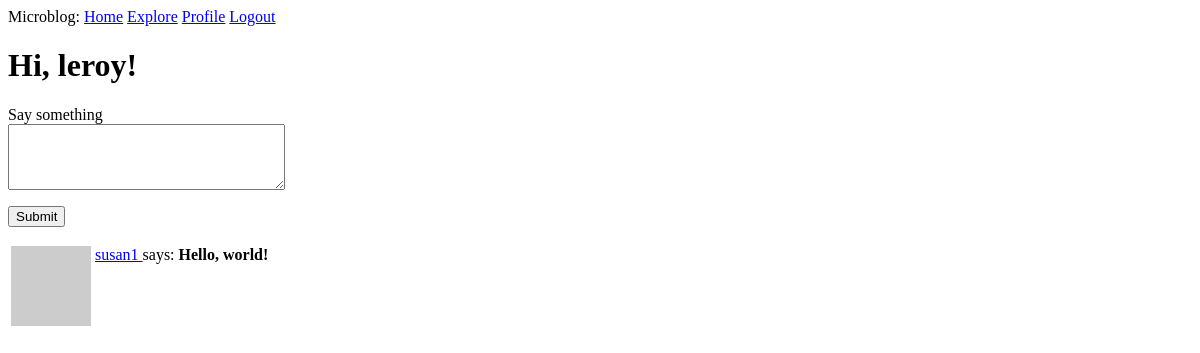
Before: /index (signed in) with the older database file.
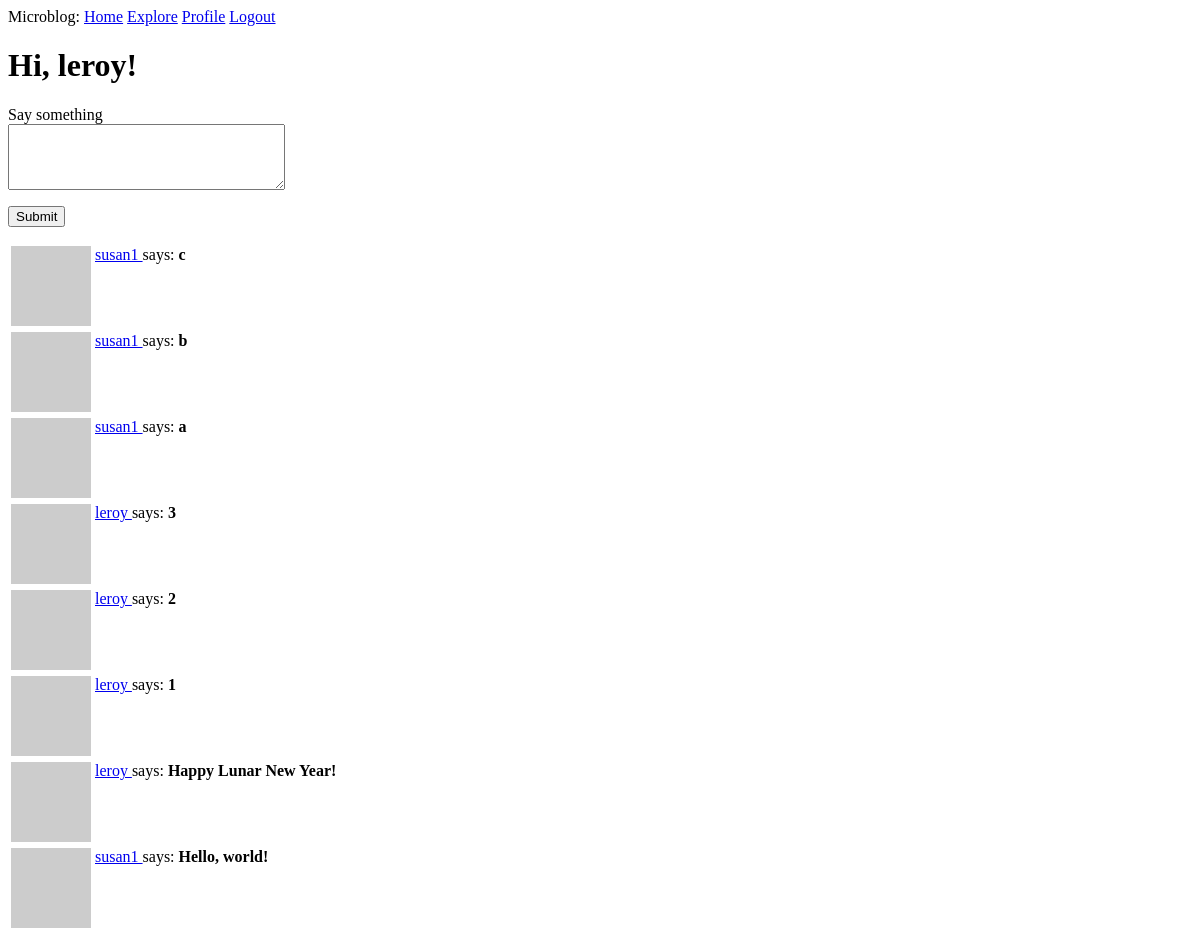
After: the same page with the newer database file.
### app/models.py (models this page shows, shortened)
class User(UserMixin, db.Model):
    id = db.Column(db.Integer, primary_key=True)
    username = db.Column(db.String(64), index=True, unique=True)
    email = db.Column(db.String(120), index=True, unique=True)
    password_hash = db.Column(db.String(128))
    posts = db.relationship('Post', backref="author", lazy='dynamic')  # 'One' of One to Many
    about_me = db.Column(db.String(140))
    last_seen = db.Column(db.DateTime, default=datetime.utcnow)
    followed = db.relationship(
        'User', secondary=followers,
        primaryjoin=(followers.c.follower_id == id),
        secondaryjoin=(followers.c.followed_id == id),
        backref=db.backref('followers', lazy='dynamic'),  # Right side
        lazy='dynamic'  # Left side
    )
    def avatar(self, size):
        digest = md5(self.email.lower().encode('utf-8')).hexdigest()
        return 'https://www.gravatar.com/avatar/{}?d=identicon&s={}'.format(digest, size)
    def followed_posts(self):
        followed = Post.query.join(
            followers, (followers.c.followed_id == Post.user_id)).filter(
            followers.c.follower_id == self.id)
        return followed.union(self.posts).order_by(Post.timestamp.desc())

class Post(db.Model):
    id = db.Column(db.Integer, primary_key=True)
    body = db.Column(db.String(140))
    timestamp = db.Column(db.DateTime, index=True, default=datetime.utcnow)
    user_id = db.Column(db.Integer, db.ForeignKey('user.id'))  # 'Many' of One to Many

### app/routes.py (the view)
@app.route('/', methods=['GET', 'POST'])
@app.route('/index', methods=['GET', 'POST'])
@login_required
def index():
    form = PostForm()
    if form.validate_on_submit():
        post = Post(body=form.post.data, author=current_user)
        db.session.add(post)
        db.session.commit()
        flash('Your post is now live!')
        return redirect(url_for('index'))
    page = request.args.get('page', 1, type=int)
    posts = current_user.followed_posts().paginate(
        page, app.config['POSTS_PER_PAGE'], False
    )
    next_url = url_for('index', page=posts.next_num) \
        if posts.has_next else None
    prev_url = url_for('index', page=posts.prev_num) \
        if posts.has_prev else None
    return render_template('index.jinja', title='Home', form=form,
                            posts=posts.items, next_url=next_url,
                            prev_url=prev_url)

### app/forms.py
class PostForm(FlaskForm):
    post = TextAreaField('Say something', validators=[
        DataRequired(), Length(min=1, max=140)
    ])
    submit = SubmitField('Submit')

### app/models.py (called while the page is built)
@login.user_loader
def load_user(id):
    return User.query.get(int(id))

### app/routes.py (called while the page is built)
@app.before_request
def before_request():
    if current_user.is_authenticated:
        current_user.last_seen = datetime.utcnow()
        db.session.commit()

### app/templates/index.jinja (shortened to what this page needs)
{% extends "base.jinja" %}
{% block content %}
    <h1>Hi, {{ current_user.username }}!</h1>
    {% if form %}
    <form action="" method="post">
        <p>
            {{form.post.label}}<br>
            {{form.post(cols=32, rows=4)}}<br>
        </p>
        <p>{{ form.submit() }}</p>
    </form>
    {% endif %}
    {% for post in posts %}
        {% include "_post.jinja" %}
    {% endfor %}
{% endblock %}

### app/templates/base.jinja (shortened to what this page needs)
<html>
    <head>
    </head>
        <div>
            Microblog:
                <a href="{{ url_for('index') }}">Home</a>
                <a href="{{ url_for('explore') }}">Explore</a>
                {% if current_user.is_anonymous %}
                <a href="{{ url_for('login') }}">Login</a>
                {% else %}
                <a href="{{url_for('user', username=current_user.username)}}">Profile</a>
                <a href="{{ url_for('logout') }}">Logout</a>
                {% endif %}
        </div>
        {% block content %}{% endblock %}
    <body>
    </body>
</html>

### app/templates/_post.jinja
<table>
    <tr valign="top">
        <td><img src="{{ post.author.avatar(36) }}"></td>
        <td>
            <a href="{{ url_for('user', username=post.author.username) }}">
                {{ post.author.username }}
            </a>
             says: <b>{{ post.body }}</b>
        </td>
    </tr>
</table>

Changed rows visible on the page:
added Post: author.username "susan1", body "c"
added Post: author.username "susan1", body "b"
added Post: author.username "susan1", body "a"
added Post: author.username "leroy", body "3"
added Post: author.username "leroy", body "2"
added Post: author.username "leroy", body "1"
added Post: author.username "leroy", body "Happy Lunar New Year!"
